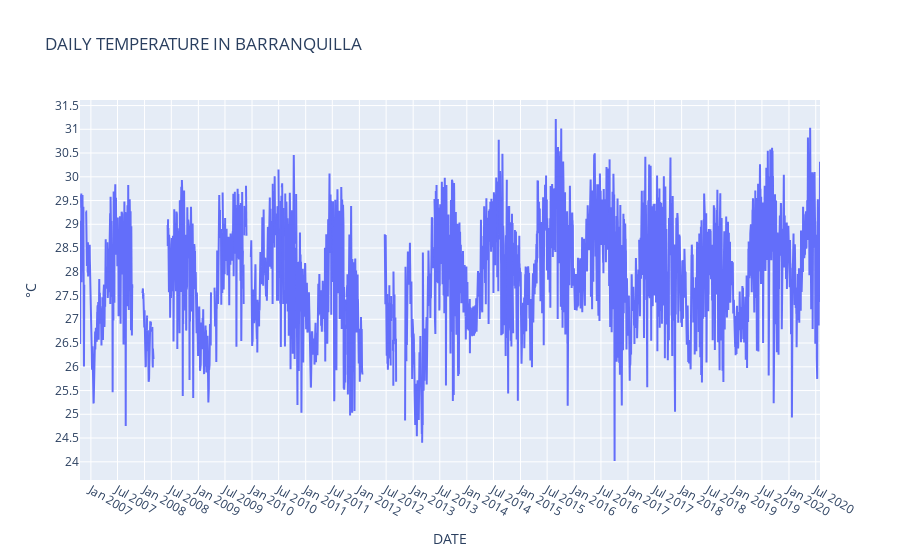

Notebook source saved alongside this figure:
### Code cell
fig = go.Figure()
plot_temp = go.Scatter(x=df_temp_daily.index,
            y=df_temp_daily[standard_var_name+"_MEAN"], name ="CC", mode = "lines")
fig.add_trace(plot_temp)
layout = go.Layout(title="DAILY "+standard_var_name+" IN "+municipality_name,
                xaxis=dict(title='DATE'),
                yaxis=dict(title='°C'))
fig.update_layout(layout)
fig.update_yaxes(nticks=20)
fig.update_xaxes(nticks=40)
fig.show()

### Figure 1 — Plotly figure (JSON) as saved in the notebook; plotly's stock layout.template omitted (floating-point values rounded to 4 significant figures; data arrays with more than 128 entries replaced by an {"elided": "..."} marker saying what was removed)
{"data": [{"mode": "lines", "name": "CC", "type": "scatter", "x": {"elided": "5034 str values"}, "y": {"elided": "5034 float values"}}], "layout": {"title": {"text": "DAILY TEMPERATURE IN BARRANQUILLA"}, "xaxis": {"nticks": 40, "title": {"text": "DATE"}}, "yaxis": {"nticks": 20, "title": {"text": "°C"}}}}
